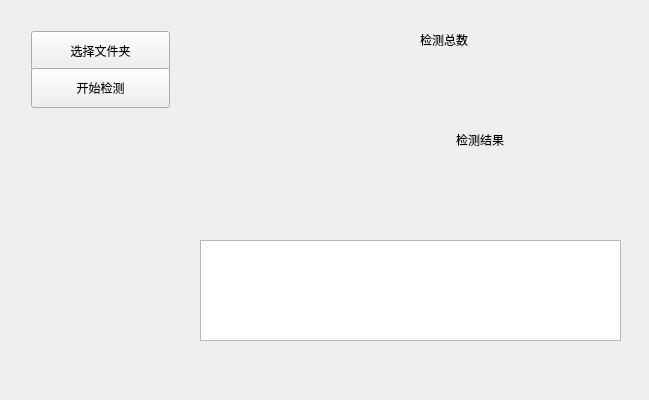
<?xml version="1.0" encoding="UTF-8"?>
<ui version="4.0">
 <class>speciesIdentificationClass</class>
 <widget class="QWidget" name="speciesIdentificationClass">
  <property name="geometry">
   <rect>
    <x>0</x>
    <y>0</y>
    <width>649</width>
    <height>400</height>
   </rect>
  </property>
  <property name="windowTitle">
   <string>speciesIdentification</string>
  </property>
  <widget class="QWidget" name="layoutWidget">
   <property name="geometry">
    <rect>
     <x>20</x>
     <y>20</y>
     <width>161</width>
     <height>90</height>
    </rect>
   </property>
   <layout class="QVBoxLayout" name="verticalLayout">
    <item>
     <layout class="QHBoxLayout" name="horizontalLayout">
      <item>
       <widget class="QPushButton" name="p1">
        <property name="minimumSize">
         <size>
          <width>0</width>
          <height>40</height>
         </size>
        </property>
        <property name="text">
         <string>选择文件夹</string>
        </property>
       </widget>
      </item>
     </layout>
    </item>
    <item>
     <widget class="QPushButton" name="Q1">
      <property name="minimumSize">
       <size>
        <width>0</width>
        <height>40</height>
       </size>
      </property>
      <property name="text">
       <string>开始检测</string>
      </property>
     </widget>
    </item>
   </layout>
  </widget>
  <widget class="QLabel" name="pic">
   <property name="geometry">
    <rect>
     <x>200</x>
     <y>20</y>
     <width>200</width>
     <height>200</height>
    </rect>
   </property>
   <property name="minimumSize">
    <size>
     <width>200</width>
     <height>200</height>
    </size>
   </property>
   <property name="text">
    <string/>
   </property>
  </widget>
  <widget class="QLabel" name="label">
   <property name="geometry">
    <rect>
     <x>420</x>
     <y>20</y>
     <width>120</width>
     <height>40</height>
    </rect>
   </property>
   <property name="minimumSize">
    <size>
     <width>0</width>
     <height>40</height>
    </size>
   </property>
   <property name="text">
    <string>检测总数</string>
   </property>
  </widget>
  <widget class="QLabel" name="sum">
   <property name="geometry">
    <rect>
     <x>420</x>
     <y>70</y>
     <width>120</width>
     <height>40</height>
    </rect>
   </property>
   <property name="minimumSize">
    <size>
     <width>0</width>
     <height>40</height>
    </size>
   </property>
   <property name="text">
    <string/>
   </property>
  </widget>
  <widget class="QLabel" name="label_5">
   <property name="geometry">
    <rect>
     <x>420</x>
     <y>120</y>
     <width>120</width>
     <height>40</height>
    </rect>
   </property>
   <property name="minimumSize">
    <size>
     <width>0</width>
     <height>40</height>
    </size>
   </property>
   <property name="text">
    <string>检测结果</string>
   </property>
   <property name="alignment">
    <set>Qt::AlignCenter</set>
   </property>
  </widget>
  <widget class="QLabel" name="re">
   <property name="geometry">
    <rect>
     <x>420</x>
     <y>170</y>
     <width>120</width>
     <height>40</height>
    </rect>
   </property>
   <property name="minimumSize">
    <size>
     <width>0</width>
     <height>40</height>
    </size>
   </property>
   <property name="text">
    <string/>
   </property>
  </widget>
  <widget class="QTableView" name="tableView">
   <property name="geometry">
    <rect>
     <x>200</x>
     <y>240</y>
     <width>421</width>
     <height>101</height>
    </rect>
   </property>
  </widget>
 </widget>
 <layoutdefault spacing="6" margin="11"/>
 <resources/>
 <connections/>
</ui>
